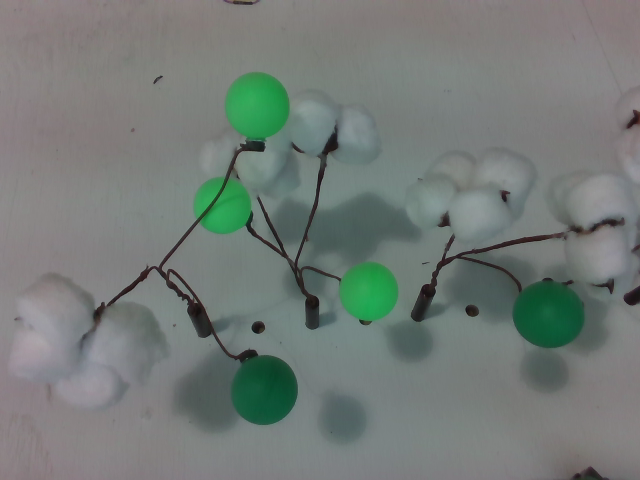
#> input picture ComputerVision/ball mapping/Original_6.png, 640 x 480 px, found by its file name
$ python Pole_Assign_Byron_Detect.py   (older library calls are emulated)
#> lines starting #> are read from the running program, lines starting #| are printed output that depends on the picture; after the words box and inside, x2 and y2 are one past the last pixel; in counts of white or black regions, pixels touching at a corner belong together
#> further down, frame is the input picture: shape (480, 640, 3); mean B, G, R 118.8, 122.7, 115.2
# -*- coding: utf-8 -*-
"""
Created on Mon Jun 27 17:25:08 2022
@author: brila
"""

import cv2
import numpy as np
from numpy.linalg import norm
import imutils
import math
import random

from skimage.filters import threshold_otsu
from skimage.morphology import binary_opening, binary_closing, binary_erosion, binary_dilation
import matplotlib.pyplot as plt

def pole_assign(frame):
    # The end of the script results in showing a labeled image, and an unused array
    # called found_balls containing each (x,y) coordinate of a ball belonging to
    # the center plant. If this script is going to be turned into a function, you
    # can input an image, and simply return the found_balls array at the end of
    # this script.

    # ------------------------------ Image Input ------------------------------

    # Reading image in and creating a copy
    #frame = cv2.imread('Original_26.png')
    #frame = imutils.resize(frame width=600)
    orig = frame

    (h, w) = frame.shape[:2]

    # ---------------------------- CODE PARAMETERS ----------------------------
    # -- Edit these parameters to affect how the code will handle detection. --

    crop_image = 0 # 1 or 0, do or dont crop the image to focus on the center

    show_all_lines = 1 # Also show the unused lines for each ball

    show_mask = 1 # Show the line mask before calculations are made

    pick_sensitivity = 2 # The Ball will not be matched with lines closer than it's
                         # radius plus this value in pixels

    exclusion_distance = 60 # If a matched line is farther than this away from a
                             # ball dont include it, its likely a bad detection.

    ball_distance = 150 #150 # The distance from the center pole a ball is allowed to
                        # be and still be able to be assigned to the pole

    circle_mask_size = 45 # How large of a radius around each found circle should
                          # be included in the line detection range.

    slope_sensitivity = 0.01 # 0 +- this slope range will not be used for matching

    lm = 5 # Number of pixels +- the center posiiton of the ball that will be considered
           # When matching a ball to one of the four cases

    # ----------------------- Line Detection Parameters -----------------------
    low_threshold = 50
    high_threshold = 150
    rho = 1  # distance resolution in pixels of the Hough grid
    theta = np.pi / 180 #90 # 180  # angular resolution in radians of the Hough grid
    threshold = 30  # minimum number of votes (intersections in Hough grid cell)
    min_line_length = 15   # minimum number of pixels making up a line
    max_line_gap = 3  # maximum gap in pixels between connectable line segments

    # --------------------------- Mask Color Ranges ---------------------------

    # Branch Color Range
    low_brown = np.array([60, 10, 20])
    high_brown = np.array([90, 80, 60])

    low_b = np.array([1, 30, 40])
    high_b = np.array([20, 140, 80])

    low_black = np.array([150,20,30])
    high_black = np.array([170,90,100])

    # Pingpong Ball Color Range
    greenLower = (50, 86, 40)
    greenUpper = (100, 255, 255)

    # --------------------------------------------------------------------------


    # ----------------------------------- CODE -----------------------------------

    # Cropping image to only focus on middle pole
    if crop_image == 1:
        frame = frame[0 : h , w//4 : w//2 + w//4]

    orig = frame

    # BALL DETECTION AND DRAWING -------------------------------------------------

    # resize the frame, blur it, and convert it to the HSV
    # color space

    blurred = cv2.GaussianBlur(frame, (45, 45), 0)

    hsv = cv2.cvtColor(blurred, cv2.COLOR_BGR2HSV)
#> hsv: shape (480, 640, 3); mean H, S, V 74.9, 24.6, 124.6
    # construct a mask for the color "green", then perform
    # a series of dilations and erosions to remove any small
    # blobs left in the mask
    GreenMask = cv2.inRange(hsv, greenLower, greenUpper)
#> GreenMask: shape (480, 640); 5.7% white; 5 white regions, box (x1, y1, x2, y2) and area: (511, 281, 586, 350) 3980, (225, 73, 292, 145) 3713, (230, 357, 297, 424) 3606, (338, 259, 401, 325) 3271, (193, 177, 254, 236) 2870
    GreenMask = cv2.erode(GreenMask, None, iterations=2)
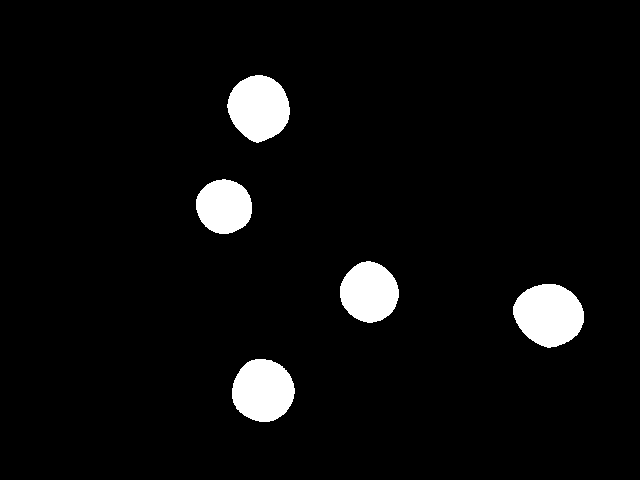
#> GreenMask: shape (480, 640); 4.8% white; 5 white regions, box (x1, y1, x2, y2) and area: (513, 284, 584, 348) 3423, (227, 75, 290, 143) 3173, (232, 359, 295, 422) 3086, (340, 261, 399, 323) 2771, (196, 179, 252, 234) 2406
    GreenMask = cv2.dilate(GreenMask, None, iterations=2)
#> GreenMask: shape (480, 640); 5.7% white; 5 white regions

    # find contours in the mask and initialize the current
    # (x, y) center of the ball
    cnts = cv2.findContours(GreenMask.copy(), cv2.RETR_EXTERNAL,
    	cv2.CHAIN_APPROX_SIMPLE)
#> cnts = 5 contours; box (x1, y1, x2, y2) and area: (511, 282, 586, 350) 3878, (225, 73, 292, 145) 3616, (230, 357, 297, 424) 3508, (338, 259, 401, 325) 3180, (194, 177, 254, 236) 2779
    cnts = imutils.grab_contours(cnts)
    center = None
    # only proceed if at least one contour was found
    if len(cnts) > 0:

        circlemask = np.zeros_like(frame)

        for c in cnts:
            ((x, y), radius) = cv2.minEnclosingCircle(c)
            M = cv2.moments(c)
            center = (int(M["m10"] / M["m00"]), int(M["m01"] / M["m00"]))
            # only proceed if the radius meets a minimum size
            if radius > 10:
                # draw the circle and centroid on the frame,
                # then update the list of tracked points
                # Drawing to Mask
                cv2.circle(circlemask, (int(x), int(y)),
                           int(radius + circle_mask_size), (100, 255, 255), -1)
#> this loop made 5 passes
#> (x, y, radius, center) on passes 1, 3, 4, 5: (262.2, 390, 34.59, (262, 390)), (369.6, 291.3, 33.08, (368, 291)), (223.3, 207, 31.14, (223, 206)), (258.2, 108.4, 35.86, (258, 107))
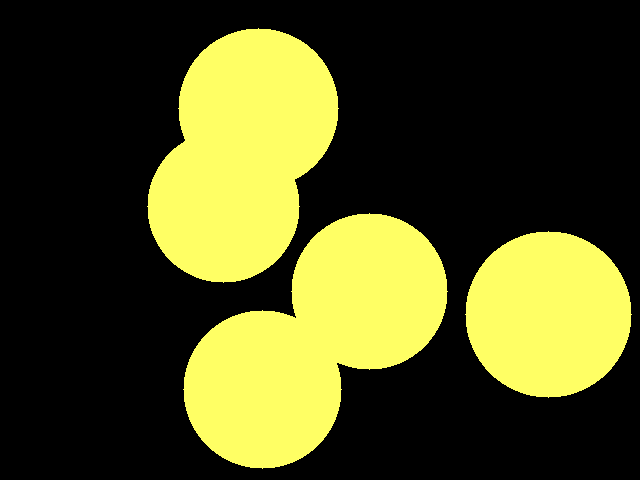
#> circlemask: shape (480, 640, 3); mean of channels 0, 1, 2 30.6, 77.9, 77.9; drawn as B, G, R

    # Applying Circle Mask
    greencirclemask = cv2.inRange(circlemask, greenLower, greenUpper)
#> greencirclemask: shape (480, 640); 30.6% white; 3 white regions, box (x1, y1, x2, y2) and area: (183, 213, 448, 469) 38206, (147, 28, 339, 283) 34041, (465, 231, 632, 398) 21629
    greenresult = cv2.bitwise_and(frame, frame, mask = greencirclemask)

    # [19 lines of commented-out code are left out]

    frame2 = cv2.GaussianBlur(frame, (0, 0), sigmaX=1.2, sigmaY=1.2)
    gray = cv2.cvtColor(frame2, cv2.COLOR_BGR2GRAY)
    hsv = cv2.cvtColor(frame2, cv2.COLOR_BGR2HSV)
#> hsv: shape (480, 640, 3); mean H, S, V 75.3, 25.5, 124.7

    B ,G, R = frame2[:, :, 0], frame2[:, :, 1], frame2[:, :, 2]
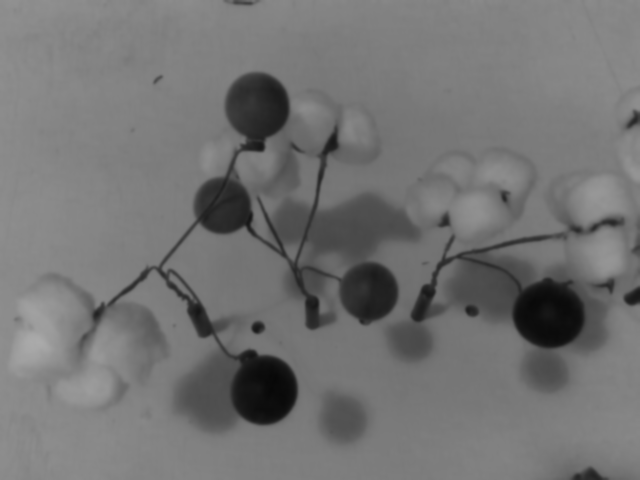
#> R: shape (480, 640); min 7, max 171, mean 115.2
    tR = threshold_otsu(R) - 20
#> tR = 72
    tG = threshold_otsu(G) - 20
#> tG = 86
    tB = threshold_otsu(B) - 20
#> tB = 81
    tg = threshold_otsu(gray) - 20
#> tg = 82
    tv = threshold_otsu(hsv[:, :, 2]) - 20
#> tv = 88
    ts = threshold_otsu(hsv[:, :, 1]) - 20
#> ts = 80
    binary = (R > tR).astype(float) * (G > tG).astype(float) * (B > tB).astype(float) * (gray > tg).astype(float) *\
                               (hsv[:, :, 2] > tv).astype(float) + (hsv[:, :, 1] > ts).astype(float)
    binary = binary_opening(binary, np.ones((9, 9)))
#> binary: shape (480, 640) bool; 96.1% white; 53 black regions (32 under 20 px), largest, box (x1, y1, x2, y2) and area: (411, 218, 625, 323) 3819, (246, 125, 341, 329) 2757, (92, 219, 268, 415) 2556
    binary = binary_closing(binary, np.ones((2, 2)))
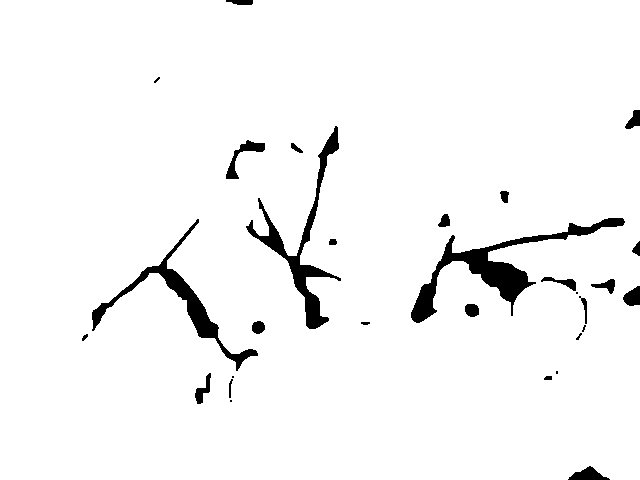
#> binary: shape (480, 640) bool; 96.2% white; 30 black regions (7 under 20 px), largest, box (x1, y1, x2, y2) and area: (411, 218, 625, 323) 3814, (246, 126, 341, 329) 2745, (92, 219, 258, 371) 2471

    binary = binary.astype(int)
    print(binary.shape)
#| (480, 640)

    empty = np.zeros(orig.shape)
    print(empty.shape)
#| (480, 640, 3)

    h,w = binary.shape
    counter = 0
    for i in range(0,h):
        for j in range(0,w):
            if binary[i,j] == 1:
                empty[i,j,0] = orig[i,j,0]
                empty[i,j,1] = orig[i,j,1]
                empty[i,j,2] = orig[i,j,2]

            else:
                empty[i,j,0] = 0
                empty[i,j,1] = 0
                empty[i,j,2] = 0

    # [5 lines of commented-out code are left out]

    branchmask = cv2.inRange(empty, 0, 255)
    branchresult = cv2.bitwise_and(frame, frame, mask = branchmask)

    # cv2.imshow("mask", branchresult)
    # cv2.waitKey(0)

    # ----------------------------------------------------------------------------

    # LINE DETECTION -------------------------------------------------------------

    edges = cv2.Canny(branchresult.astype(np.uint8), low_threshold, high_threshold)
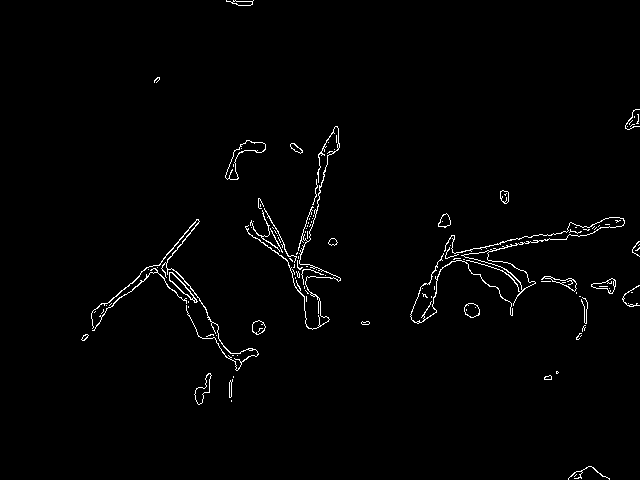
#> edges: shape (480, 640); 1.4% white in thin lines or dots, all inside (x1, y1, x2, y2) = (81, 0, 640, 480)
    #line_image = np.copy(result) * 0  # creating a blank to draw lines on

    # Run Hough on edge detected image
    # Output "lines" is an array containing endpoints of detected line segments
    lines = cv2.HoughLinesP(edges, rho, theta, threshold, np.array([]),
                        min_line_length, max_line_gap)
#> lines = 44 rows, first 6: [502, 246, 547, 240], [470, 249, 500, 243], [502, 241, 521, 238], [543, 235, 561, 233], [291, 272, 308, 215], [452, 252, 502, 267]

    if show_all_lines == 1:
        for line in lines:
            for x1,y1,x2,y2 in line:
                cv2.line(orig,(x1,y1),(x2,y2),(255,0,0),2)
#> this loop made 44 passes

    if show_mask == 1:
        cv2.imshow("mask", edges)#binary.astype(np.float))
        cv2.waitKey(0)

        cv2.imshow("mask", empty)#binary.astype(np.float))
        cv2.waitKey(0)


    # ----------------------------------------------------------------------------
    # POLE ASSIGNMENT AND SLOPE DETECTION ----------------------------------------

    found_balls = []

    if len(cnts) > 0:
        for c in cnts:
            ((x, y), radius) = cv2.minEnclosingCircle(c)
            M = cv2.moments(c)
            center = (int(M["m10"] / M["m00"]), int(M["m01"] / M["m00"]))
            # only proceed if the radius meets a minimum size
            if radius > 10:

                dist = 50000 # an impossibly high starting distance
                # Empty Saved line coordinates
                xs1 = 0
                ys1 = 0
                xs2 = 0
                ys2 = 0

                # Finding the closest line to this iteration's center
                for line in lines:
                    for x1,y1,x2,y2 in line:

                        # Calculating distance from current center to current line
                        #testpoint = [(x1 + x2) / 2, (y1 + y2) / 2]
                        #testdist = math.dist(center, testpoint)

                        # Using the closest point of the line to the center of the ball instead
                        dist1 = math.dist(center, [x1,y1])
                        dist2 = math.dist(center, [x2,y2])

                        testdist = min(dist1,dist2)

                        test_slope = (y2 - y1) / (x2 - x1)

                        # Checking for slope sensitivty to NOT use this line if its outside of these parameters
                        if (test_slope > -1 * slope_sensitivity) and (test_slope < slope_sensitivity):
                            continue

                        # If a closer line was found update our "closest" line for
                        # this center
                        if testdist < dist and testdist > radius + pick_sensitivity:
                            dist = testdist
                            xs1 = x1
                            ys1 = y1
                            xs2 = x2
                            ys2 = y2

                # Checking to see if found line is reasonably close enough
                if dist > exclusion_distance:
                    continue

                # Cheking to see if current ball is reasonably close enough
                if center[0] > w//2 + ball_distance or center[0] < w//2 - ball_distance:
                    continue

                # Drawing things on the orignal image based on found lines/centers

                # Slope Calculation
                slope = round((ys2 - ys1) / (xs2 - xs1), 2)

                # Getting a new random color for this match
                #if center[1] < (ys1 + ys2) / 2 and (slope > 0 and center[0] < w//2) or (slope < 0 and center[0] > w//2):
                if (slope > 0 and center[0] > w//2 and center[0] > xs1 - lm) or (slope < 0 and center[0] > w//2 and center[0] > xs1 - lm) or (slope < 0 and center[0] < w//2 and center[0] < xs1 + lm) or (slope > 0 and center[0] < w//2 and center[0] < xs1 + lm):
                    # If these slopes, then this ball belongs to the center pole
                    randcolor = (0,0,255)
                    # Adding to list of centers beloning to the center pole
                    found_balls.append(center)
                else:
                    randcolor = (random.randint(100,255),
                                 random.randint(100,255),
                                 random.randint(100,255))

                # Drawing this matching center/line on original image
                cv2.circle(orig, (int(x), int(y)), int(radius), randcolor, 2)
                cv2.circle(orig, center, 3, randcolor, -1)
                cv2.line(orig,(xs1,ys1),(xs2,ys2),randcolor,2)

                # PRINTING SLOPE OF EACH LINE
                # Using cv2.putText()
                new_image = cv2.putText(
                  img = orig,
                  text = str(slope * -1), #str(round(dist,2)),
                  org = (xs1, ys1),
                  fontFace = cv2.FONT_ITALIC,
                  fontScale = 0.5,
                  color = randcolor,
                  thickness = 2
                )
#> this loop made 5 passes
#> (x, y, radius, center, slope, randcolor) on passes 1, 3, 4: (262.2, 390, 34.59, (262, 390), -0.37, (198, 207, 110)), (369.6, 291.3, 33.08, (368, 291), inf, (0, 0, 255)), (223.3, 207, 31.14, (223, 206), 0.73, (0, 0, 255))
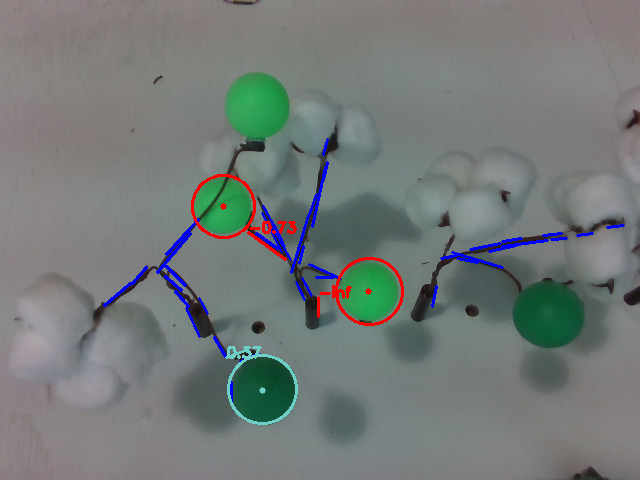
#> orig: shape (480, 640, 3); mean B, G, R 120.2, 121.4, 115.5
#> after the loop, found_balls = [(368, 291), (223, 206)]

    # Drawing Center Circle (Or Line)
    #cv2.circle(orig, (w//2, h//2), 5, (0,0,255), -1)
    cv2.line(orig,(w//2,h),(w//2,0),(0,0,255),1)
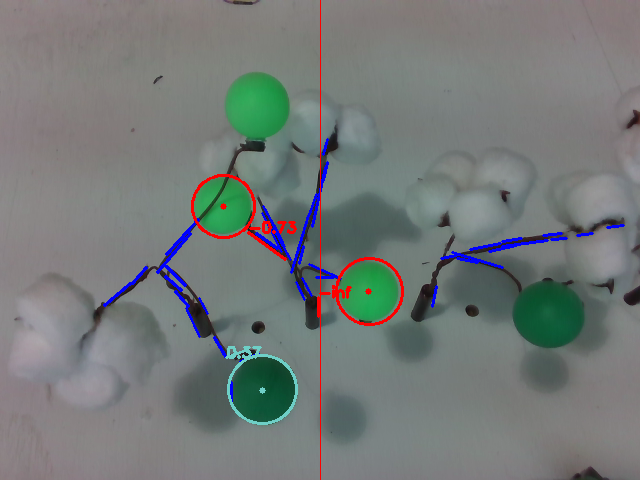
#> orig: shape (480, 640, 3); 0.16% of pixels changed, all inside (x1, y1, x2, y2) = (320, 0, 321, 480)

    print("Ball coordinates belonging to center pole: ")
    print(found_balls)
#| [(368, 291), (223, 206)]
    print("Balls displayed in red belong to the center pole")

    cv2.imshow("mask", orig)
    cv2.waitKey(0)

    return found_balls


frame = cv2.imread('Original_6.png')
pole_assign(frame)
